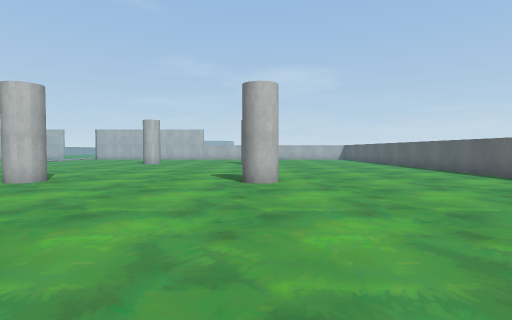
view 1 (above)

21 first-person views from a walk through a 3-D level made in the Unity game engine. The camera is 1.4 m above the floor, tilts 2° down and sees 80° across. The floor is counted in squares, 2 m on a side. Each view is taken from the middle of a square. On the plan, view 1 faces up. The plan holds only what a view shows up to about 10 squares ahead; the rest is blank. The place goes on beyond the plan. The player is left out. Some surface patterns are stand-ins.

view 2
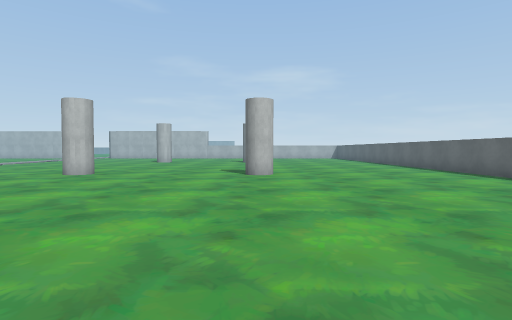

view 3
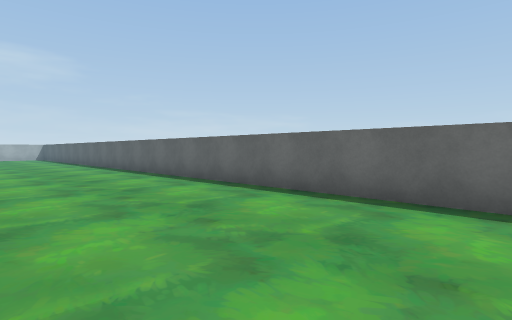

view 4
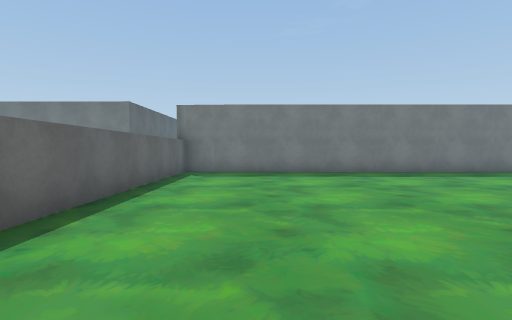

view 5
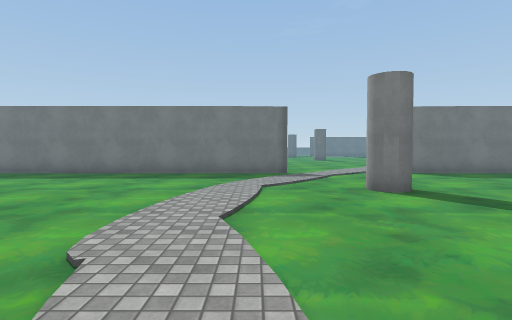

view 6
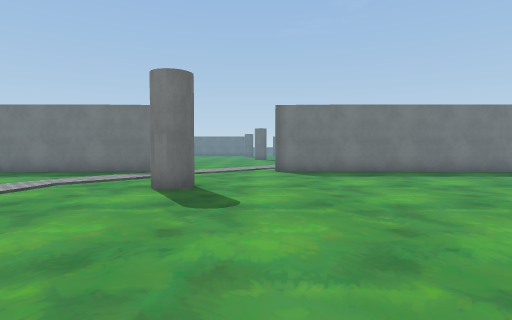

view 7
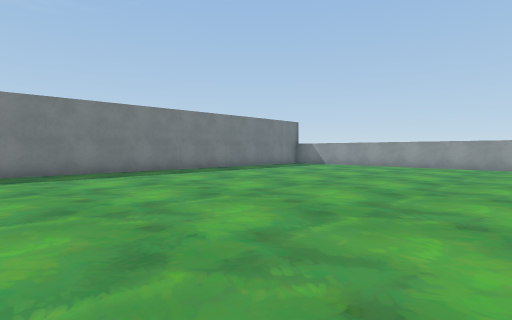

view 8
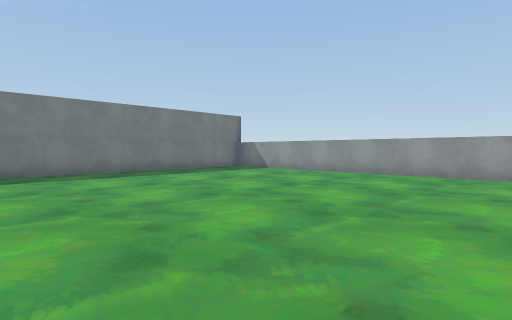

view 9
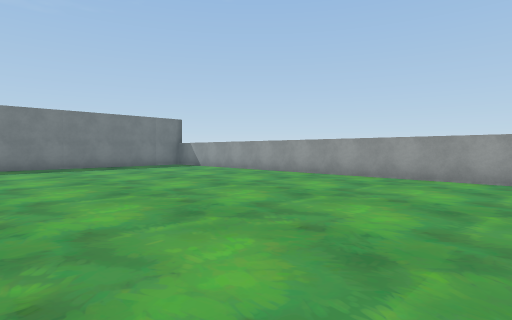

view 10
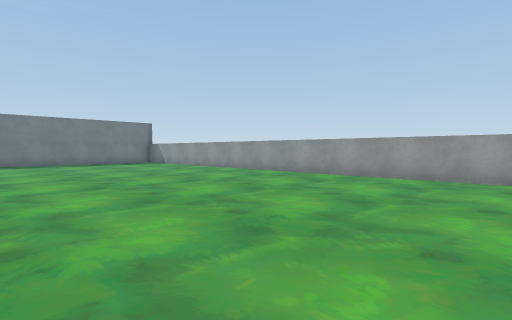

view 11
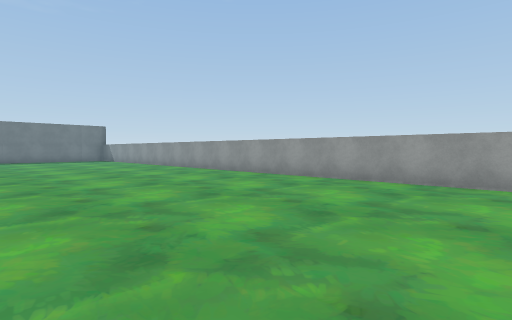

view 12
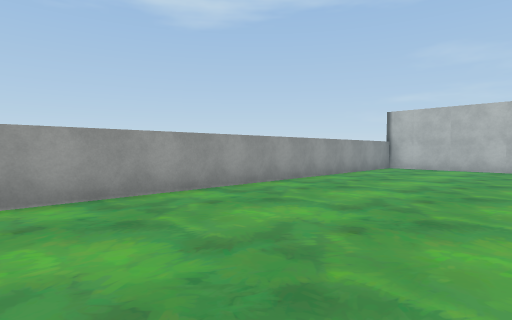

view 13
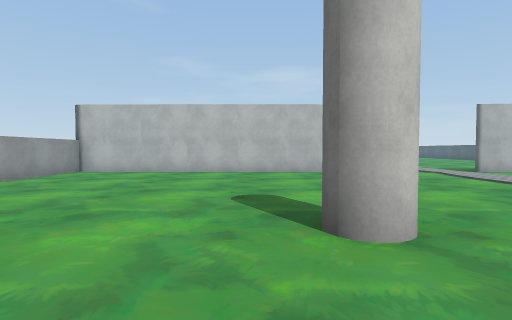

view 14
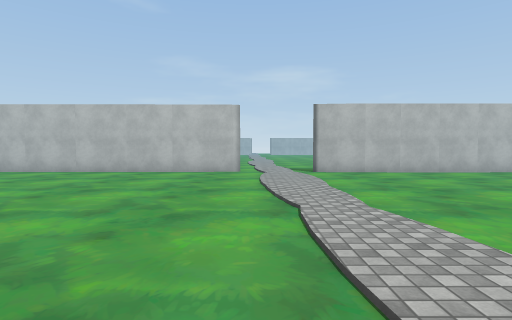

view 15
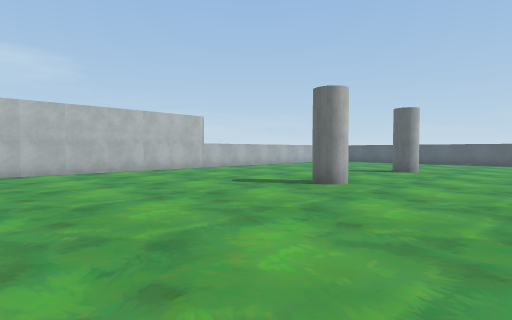

view 16
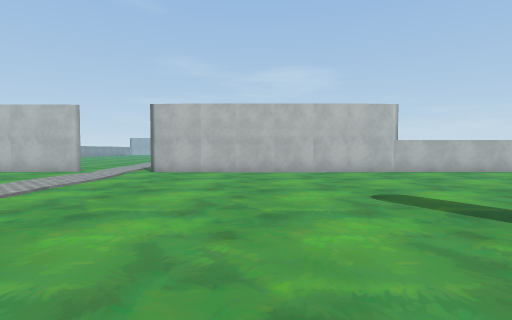

view 17
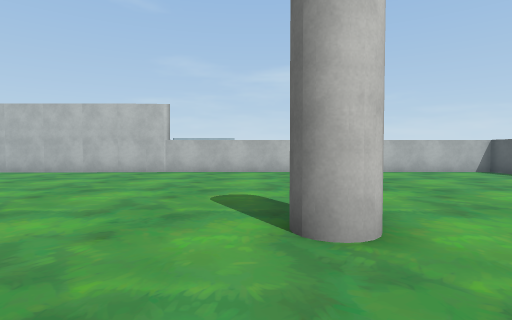

view 18
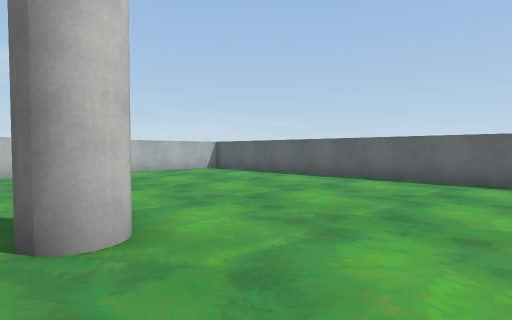

view 19
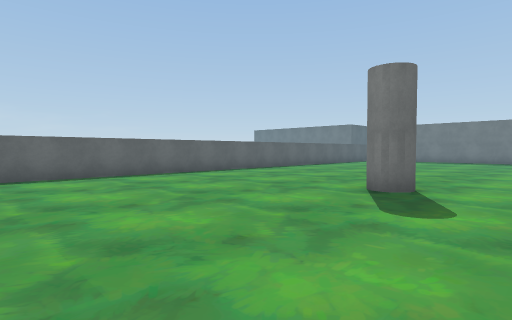

view 20
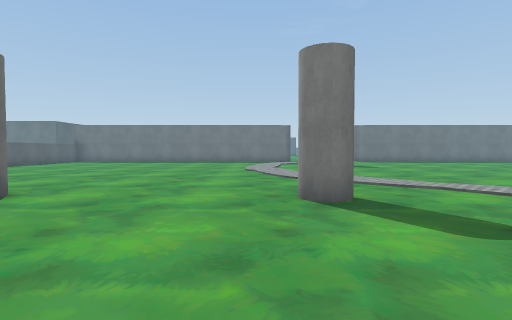

view 21
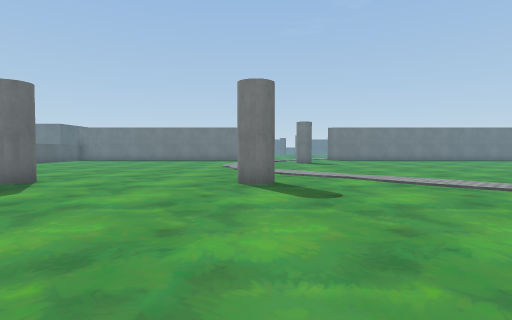

### Floor plan
Key: @ floor where view 1 was taken; # wall or solid block; . floor.
Columns run from 24 left of view 1 to 7 right of it. Each row starts with its distance up from view 1.
 22 ###########...###########  #####
 21 #............##....##....  ....#
 20 #........................ .....#
 19 #........................ .....#
 18 #..............................#
 17 #..............................#
 16 #..............................#
 15 #......#...........#....#......#
 14 #..............................#
 13 #.......  .....................#
 12 #.......   . ................  #
 11 #.......     ..................#
 10 #.......        ...............#
  9 #........      ................#
  8 #........      ................#
  7 #........     .....#....#......#
  6 #........    ..................#
  5 #........   ...................#
  4 #........   ...................#
  3 #..............................#
  2 #..............................#
  1 #..............................#
  0 #.......................@......#
 -1 #..............................#
 -2 #..............................#
 -3 #..............................#
 -4   .............................#
 -5    ............................#
 -6     #########.......#########..#

Where each view was taken, in squares from view 1:
view 1: 0 up, 0 right, facing up
view 2: 2 down, 0 right, facing up
view 3: 2 down, 2 right, facing up-right
view 4: 3 up, 4 right, facing down
view 5: 3 up, 5 left, facing down
view 6: 3 up, 9 left, facing down
view 7: 3 up, 11 left, facing down-left
view 8: 3 up, 15 left, facing down-left
view 9: 6 up, 16 left, facing down-left
view 10: 9 up, 16 left, facing down-left
view 11: 13 up, 17 left, facing down-left
view 12: 10 up, 19 left, facing up-left
view 13: 12 up, 18 left, facing up
view 14: 12 up, 13 left, facing up
view 15: 11 up, 11 left, facing up-right
view 16: 12 up, 8 left, facing up
view 17: 12 up, 1 left, facing up
view 18: 12 up, 1 left, facing up-right
view 19: 12 up, 2 left, facing down-right
view 20: 11 up, 4 left, facing down
view 21: 13 up, 5 left, facing down
